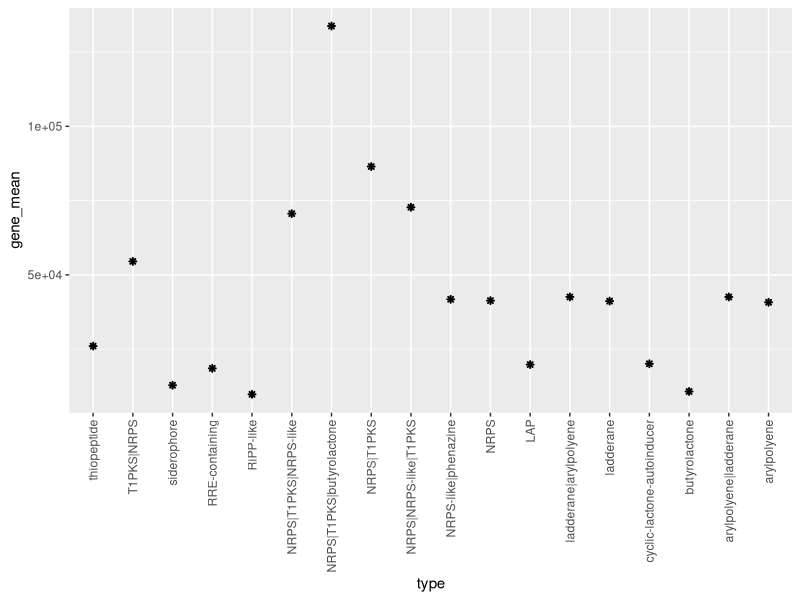
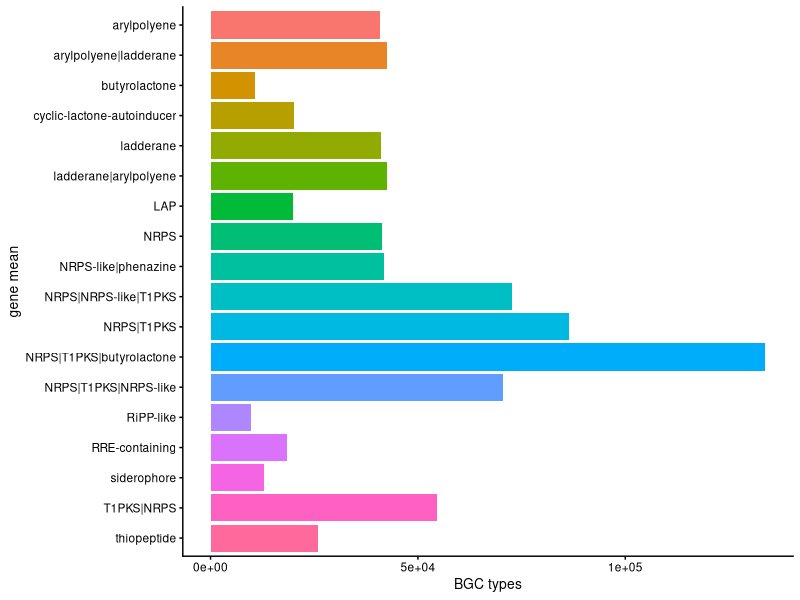
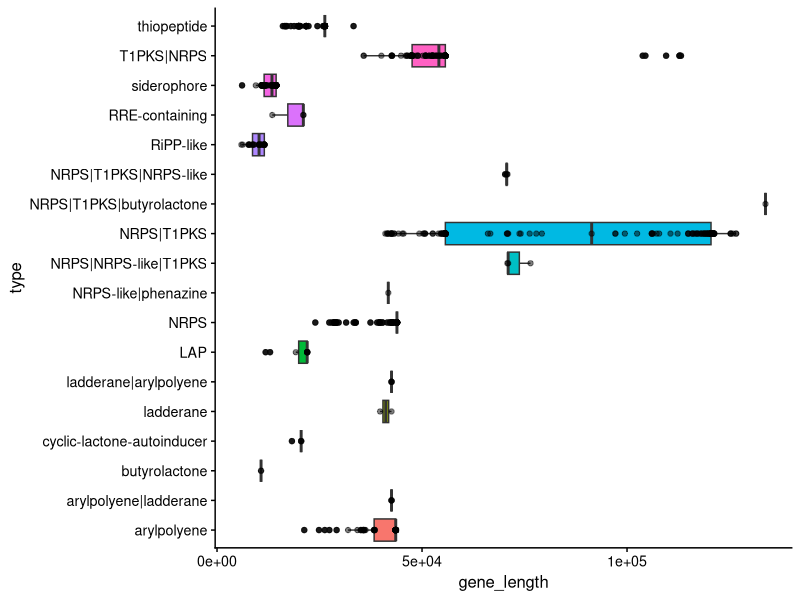
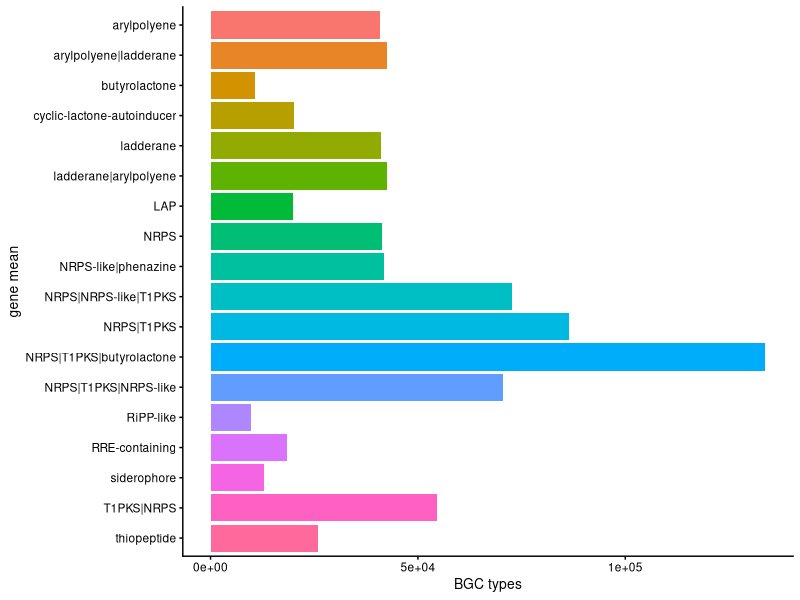
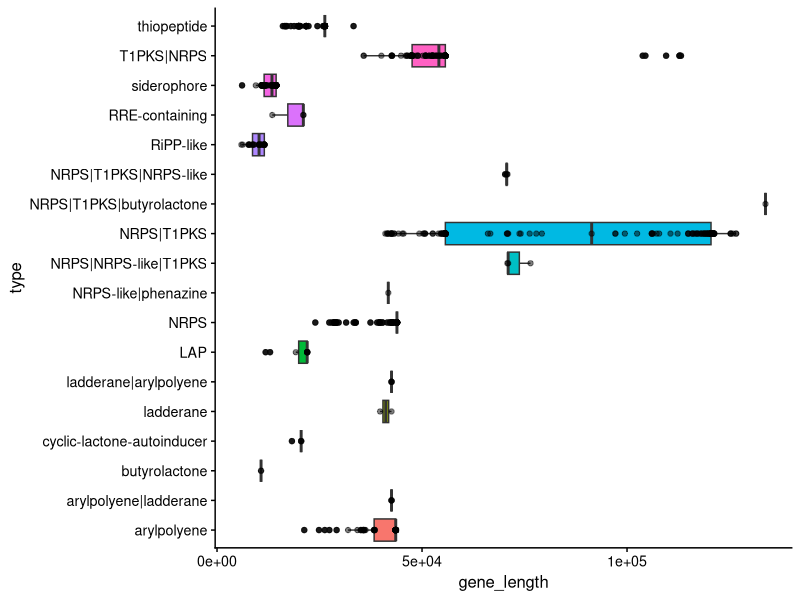

Source code (R) for these figures, in order: (Note: this script raises an error after producing the figures.)

# libraries and data ---------------------------------------------------------------

library(tidyverse)
library(readr) # read csv
library(readxl) # read excel
library(ggplot2)
library(stringr)
library(dplyr)
# install.packages("cowplot")
library(cowplot)
library(broom)
# install.packages('viridis')
library(viridis)

bgc = read_csv("data/BGCs/antismash_summary.csv")

# Basic operations ------------------------------------------------------------

# AIM: learn %>%, select, filter, mutate, groupby, summarise

# add up dimensions
sum(dim(bgc)) # concatenate f(x).messy when operating several f(x).

# pipe operator is much clearer.
bgc %>% 
  dim() %>%  
  sum()  

# select columns and filter out specific value 
bgc %>% 
  select(genome, type, cluster, contig, start, end) %>% 
  #filter in col 'type'
  filter(type %in% c('NRPS', 'siderophore'), start != 0)


# mutate: generate new columns. assign it to bgc_counts
# you can modify column by assigning same col name 
bgc_counts = bgc %>% 
  select(genome, type, cluster, contig,start,end) %>% 
  filter(start!=0) %>% 
  mutate(gene_length = end - start) %>% 
  mutate(ID = paste(genome, type, sep = '_')) %>% 
  # group_by
  group_by(type) %>% 
  count(sort = TRUE)

# group_by : group BGC type
bgc %>% 
  select(genome, type, cluster, contig,start,end) %>% 
  filter(start!=0) %>% 
  mutate(length = end - start) %>% 
  mutate(ID = paste(genome, type, sep = '_')) %>% 
  group_by(type) %>% 
  # summarise: 
  summarise(
    gene_mean = mean(length), gene_std = sd(length)) %>% 
  arrange(desc(gene_mean)) # descending / ascending
  
# group_by type of BGC
# summarise create new df.
gene_length = bgc %>% 
  select(genome, cluster, type, contig, start, end) %>% 
  filter(start != 0 ) %>% 
  mutate(gene_length = end - start) %>% 
  mutate(ID = paste(genome, type, sep = '_')) %>% 
  group_by(type) %>% 
  # calculate gene mean and sd of different BGC types
  # n = n() : count nrow by group. 
  summarise(
    gene_mean = mean(gene_length),
    gene_std = sd(gene_length), n = n()
  ) %>% 
  arrange(desc(gene_mean)) # order


# Exploration  ------------------------------------------------------------

# AIM: find any relationships between 
## 1. bgc genome, type ====

length(bgc$genome) # does not = genome
length(unique(bgc$genome))# 747 distinct genomes.

# distinct: select unique rows from df
# count = unique values
# .keep_all retain other columns 
bgc %>% 
  distinct(genome, .keep_all = TRUE) %>% 
  count() 

# geom_point. aes = asthetics
# 'fill' = filling the data point 
gene_length %>% 
  ggplot(aes(x = type, y =gene_mean )) + 
  geom_point(shape = 8, colour = "black", fill = "white", 
             size = 1, stroke = 1) + 
  # BGC types in alphabetical order
  scale_x_discrete(limits = rev) + 
  theme(axis.text.x = element_text(angle = 90, vjust = 0.5, hjust=1)) 
  

# geom_bar: barplot of gene mean by BGC type
# change axis to make data more readable. 
gene_length %>% 
  ggplot(aes(x = gene_mean, y =type, fill = type)) + 
  geom_bar(stat='identity', show.legend = F) + 
  labs(y = 'gene mean', x = 'BGC types') + # labs: relabel axis
  theme_cowplot(10) + # cowplot gives cool colours
  scale_y_discrete(limits = rev) # alphabetical order 
# save plot as pdf / png.
ggsave('output/figures/barplot_gene_length.pdf', width=5, height=6)

#  boxplot of gene length by BGC type
# order of plotting matters, they overlay. eg. boxplot -> points
bgc %>% 
  select(genome, type, cluster, contig,start,end) %>% 
  filter(start!=0) %>% 
  mutate(gene_length = end - start) %>% 
  mutate(ID = paste(genome, type, sep = '_')) %>% 
  mutate(type = as.factor(type)) %>% 
  ggplot(aes(y = type, x = gene_length, fill = type)) +
  geom_boxplot(show.legend = F) +
  geom_point(alpha = 0.5, show.legend = F) +
  theme_cowplot(12) 
ggsave('output/figures/boxplot_bgc_gene.pdf', width=5, height=6)
# stat::filter VS dplyr::filter. 
# :: can specify package to avoid conflict. 

## 2. metadata ============================================

# load metadata
metadata = read_excel("data/MAIN_metadata.xlsx")

## AIM: join data with bgc
# does not work. no row contents and colnames match
bgc %>% 
  left_join(metadata) 

# column names 
# fasta column has '.fasta' 
colnames(metadata)
view(metadata['fasta'])

# 1. remove '.fasta', rename column as genome 
# 2. join with bgc.

# modify metadata as phylo for joining  
phylo = metadata %>%  
  # select specific origins for analysis
  filter(Origin %in% c('AUS', 'ECOREF')) %>% 
  # choose undiscarded data
  filter(Discard == 'No') %>% 
  select(fasta, Broadphenotype, phylogroup) %>% 
  distinct(fasta, .keep_all = TRUE) %>% 
  # make new col 'genome' from 'fasta'.
  mutate(genome = str_sub(fasta, start = 1, end = -7)) %>% 
  # del 'fasta' col
  select(-fasta) 

# let's join dataframe as bgc_extended 
bgc_extended = bgc %>% 
  left_join(phylo)


# Visualisation  ----------------------------------------------------------

##1. data processing ====
colnames(bgc_extended)
unique(bgc_extended['phylogroup'])

# boxplot: phylogroups and gene length
bgc_extended %>% 
  # process it again 
  filter(start != 0) %>% 
  mutate(gene_length = end - start) %>% 
  mutate(ID = paste(genome, type, sep = '_')) %>% 
  mutate(type = as.factor(type)) %>%
  #filter out NA in phylogroup
  filter(!is.na(phylogroup)) %>%
  # filter cladeI
  filter(!phylogroup %in% c('NA', 'cladeI')) %>% 
  # convert 'E or cladeI' to 'E'
  mutate(phylogroup = replace( phylogroup, phylogroup=='E or cladeI', 'E')) %>% 
  # ggplot : phylogroup and gene length 
  ggplot(aes(y = phylogroup, 
             x = gene_length, 
             fill = phylogroup)) +
  geom_boxplot(show.legend = T) +
  geom_point(alpha = 0.3,
             show.legend = F) +
  theme_cowplot(15) + 
  scale_y_discrete(limits = rev)

ggsave('output/figures/barplot_phylo_gene.pdf', width=5, height=6)


# barplot: BGC proportion by phylogroup
bgc_extended %>% 
  filter(start != 0 ) %>%
  mutate(gene_length = end - start) %>% 
  mutate(ID = paste(genome, type, sep = '_')) %>% 
  # filter NA and E, replace 'E or CaldeI'
  filter(!is.na(phylogroup)) %>%
  filter(!phylogroup %in% c('NA', 'cladeI')) %>%  # != 'cladeI'
  mutate(phylogroup = replace( phylogroup, phylogroup=='E or cladeI', 'E')) %>% 
  # ggplot
  ggplot(aes(y = type, 
             fill = phylogroup)) +
  geom_bar(position = "fill", 
           show.legend = T) +
  theme_cowplot(15)

ggsave('output/figures/barplot_bgc_phylo.pdf', width=5, height=6)
 
## boxplot : BGC by phenotype
# types
unique(bgc_extended$Broadphenotype) # there are NA. unknown.

bgc_extended %>% 
  filter(start != 0 ) %>%
  # filter(type == 'NRPS') %>% 
  mutate(gene_length = end - start) %>% 
  mutate(ID = paste(genome, type, sep = '_')) %>% 
  mutate(type = as.factor(type)) %>% 
  filter(!is.na(phylogroup)) %>%
  filter(!phylogroup %in% c('NA', 'cladeI')) %>%  # != 'cladeI'
  mutate(phylogroup = replace( phylogroup, phylogroup=='E or cladeI', 'E')) %>% 
  # filter NA in phenotype
  filter(!is.na(type)) %>% # or drop_na(phylogroup)
  ggplot(aes( y = Broadphenotype,fill = phylogroup)) +
  geom_bar(position = 'fill', show.legend = T)

ggsave('output/figures/boxplot_BGC_pheno.pdf', width=5, height=6)

###  remarks
# 1. using case_when for conditional reasoning 
bgc_extended %>% 
  mutate(phylogroup = case_when(phylogroup=='E or cladeI'~ 'E', # tiddle for changing
                                TRUE~phylogroup), # must, or else other values change to NA
         .before = type)

# 2. useful computational operations / without pipe
seq(4,6,0.5)
clean_phylo = phylogroups[phylogroups != 'cladeI']
clean_phylo = clean_phylo[!is.na(clean_phylo)]


## 2. statistical analysis -------------------------------------------------------------------

# AIM: statistical significance of BGC gene lengths in different phylogroups? compare >= 5. 

## 1. a vs b2
a_vs_b2 = bgc_extended %>% 
  filter(start!=0) %>% 
  mutate(gene_length= end - start) %>% 
  mutate(type = as.factor(type)) %>% 
  filter(phylogroup %in% c('A','B2')) %>% 
  select(phylogroup, gene_length)
# linear model 
model = lm(gene_length ~ phylogroup, data = a_vs_b2) 
sum_model = summary(model)
# tidy() : summarises statistical findings
stats = tidy(sum_model) %>% 
  # rearrange column before col 'term'
  mutate(comparison = 'A vs B2', 
         .before = 'term') %>%
  filter(term != '(Intercept)') 

# accessing coefficients
sum_model$coefficients

# 2. c VS E 
c_vs_e = bgc_extended %>% 
  filter(start!=0) %>% 
  mutate(gene_length= end - start) %>% 
  mutate(type = as.factor(type)) %>% 
  filter(phylogroup %in% c('C','E')) %>% 
  select(phylogroup, gene_length)

model2 = lm(gene_length ~ phylogroup, data = c_vs_e)
sum_model2 = summary(model2)

# tidy sum_model2 as stats2 
stats2 = tidy(sum_model2) %>% 
  mutate(comparison = 'C vs E', 
         .before = 'term') %>% 
  filter(term != '(Intercept)') %>% 
  bind_rows(stats) # bind stats to stats2 
stats2

# 3. B1 VS B2 
b1_vs_b2 = bgc_extended %>% 
  filter(start!=0) %>% 
  mutate(gene_length= end - start) %>% 
  mutate(type = as.factor(type)) %>% 
  filter(phylogroup %in% c('B1','B2')) %>% 
  select(phylogroup, gene_length)

model3 = lm(gene_length ~ phylogroup, data = b1_vs_b2)
sum_model3 = summary(model3)

# tidy sum_model
stats3 = tidy(sum_model3) %>% 
  mutate(comparison = 'B1 VS B2', 
         .before = 'term') %>% 
  filter(term != '(Intercept)') %>% 
  bind_rows(stats2) # bind stats to stats2 
stats3


# 4. D VS F 
d_vs_f = bgc_extended %>% 
  filter(start!=0) %>% 
  mutate(gene_length= end - start) %>% 
  mutate(type = as.factor(type)) %>% 
  filter(phylogroup %in% c('D','F')) %>% 
  select(phylogroup, gene_length)

model4 = lm(gene_length ~ phylogroup, data = d_vs_f)
sum_model4 = summary(model4)

# tidy sum_model
stats4 = tidy(sum_model4) %>% 
  mutate(comparison = 'D VS F', 
         .before = 'term') %>% 
  filter(term != '(Intercept)') %>% 
  bind_rows(stats3) # bind stats to stats2 
stats4

# 5. A VS C 
a_vs_c = bgc_extended %>% 
  filter(start!=0) %>% 
  mutate(gene_length= end - start) %>% 
  mutate(type = as.factor(type)) %>% 
  filter(phylogroup %in% c('A','C')) %>% 
  select(phylogroup, gene_length)

model5 = lm(gene_length ~ phylogroup, data = a_vs_c)
sum_model5 = summary(model5)

# tidy sum_model
stats5 = tidy(sum_model5) %>% 
  mutate(comparison = 'A VS C', 
         .before = 'term') %>% 
  filter(term != '(Intercept)') %>% 
  bind_rows(stats4) # bind stats to stats2 
stats5

save(stats5, file = 'output/tables/stat_length_phylo.Rda')

# phenotypes versus phenotypes
vs_phenotype = bgc_extended %>% 
  filter(start!=0) %>% 
  mutate(gene_length= end - start) %>% 
  mutate(ID = paste(genome, type, sep = '_')) %>% 
  mutate(type = as.factor(type)) %>% 
  filter(!is.na(phylogroup)) %>%
  filter(!phylogroup %in% c('NA', 'cladeI')) %>%  # != 'cladeI'
  mutate(phylogroup = replace( phylogroup, phylogroup=='E or cladeI', 'E')) %>% 
  drop_na(Broadphenotype) %>% 
  select(Broadphenotype, gene_length)

model_phenotype = lm(gene_length ~ Broadphenotype,
                     data = vs_phenotype)
summary(model_phenotype)


## 3. heatmap ====
# colour package viridis: 
# "magma" =  "A". "inferno" = "B". "plasma" = "C".
# "viridis" = "D". "cividis" = "E". "rocket" ="F".
# "mako" ="G". "turbo" = "H"

# heatmap shows categorical relationships in 2 axis to observe patterns.
colnames(bgc_extended) # as ref

# geom_tiles : heatmap of genome and bgc type. 
# VS other plots: it shows abundance.
bgc_extended %>% 
  ggplot(aes(x = genome, y = type, fill = type)) +
  geom_tile(show.legend = F) +
  theme(axis.text.x = element_blank())

# heatmap of phylogroup, bgc type , gene length
bgc_extended %>% 
  drop_na(phylogroup) %>% 
  mutate(type = as.factor(type)) %>% 
  group_by(phylogroup, type) %>% # gorup by both factors
  filter(phylogroup != 'cladeI') %>% 
  mutate(gene_length = end - start) %>% 
  summarise(Mean = mean(gene_length)) %>% # grouped df
  ggplot(aes(x = phylogroup, y = type, fill = Mean)) +
  geom_tile(show.legend = T) +
  theme_cowplot() +
  scale_fill_viridis() + 
  theme(axis.text.x = element_text(angle = 90))

ggsave('output/figures/heatmap_bgc_phylo_gene.pdf', height = 6, width = 6)

# heatmap of bacterial phenotype, bgc type (n)
bgc_extended %>% 
  # replace NA to unknown
  mutate(Broadphenotype = na_if(Broadphenotype, "Unknown")) %>% 
  mutate(type = as.factor(type)) %>% 
  group_by(Broadphenotype, type) %>% 
  #count(Broadphenotype, type, sort = T) %>% 
  summarise(n = n()) %>% 
  ggplot(aes(x = Broadphenotype, y = type, fill = n)) +
  geom_tile(show.legend = T) +
  theme_cowplot() +
  scale_fill_viridis(option = 'plasma') +
  theme(axis.text.x = element_text(angle = 90))

ggsave('output/figures/heatmap_bgc_pheno_gene.pdf', height = 6, width = 6)




